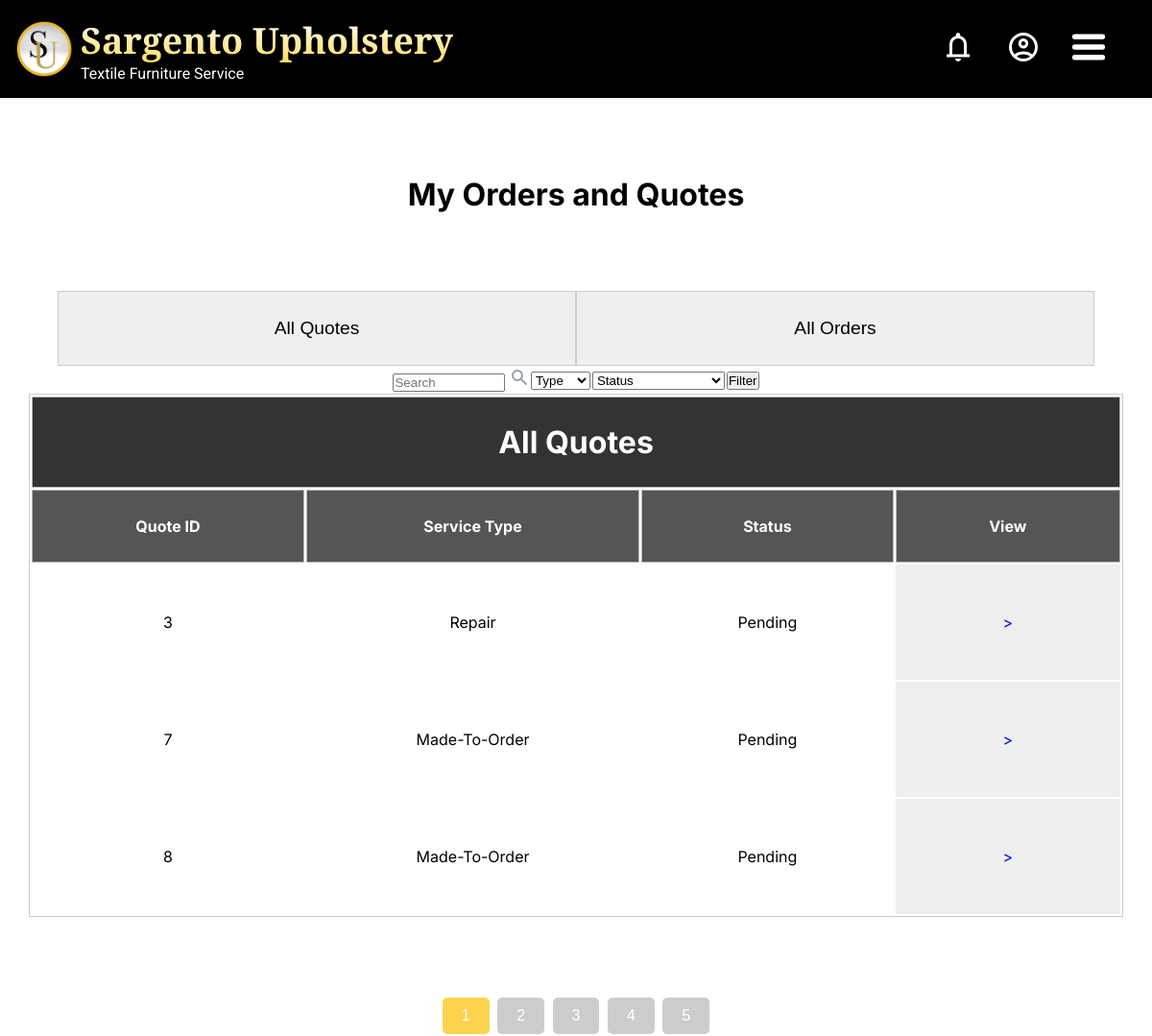
Screenshot of /my/orders_and_quotes.php (signed in) with the database file from the repository.
### tables this page shows
CREATE TABLE `quotes` (
  `quote_id` int NOT NULL,
  `customer_id` int DEFAULT NULL,
  `service_type` enum('','repair','mto') DEFAULT NULL,
  `total_price` float DEFAULT NULL,
  `quote_status` enum('pending','approved','modified','rejected','accepted','cancelled') DEFAULT 'pending',
  `rejection_reason` text,
  `created_at` timestamp NULL DEFAULT CURRENT_TIMESTAMP,
  `updated_at` timestamp NULL DEFAULT CURRENT_TIMESTAMP ON UPDATE CURRENT_TIMESTAMP
);

### my/orders_and_quotes.php (the view, shortened to what this page needs)
<!DOCTYPE html>
<html lang="en">
<head>
    <link rel="stylesheet" href="/css/global.css">
    <link rel="stylesheet" href="/css/orders_and_quotes.css">
</head>
<body>
    <?php
        require_once('../header.php');
        $results_per_page = 3;
        $page = isset($_GET['page']) ? intval($_GET['page']) : 1;
        $offset = ($page - 1) * $results_per_page;
        $quote_query = "SELECT * FROM `quotes` WHERE `customer_id` = :customer_id LIMIT :limit OFFSET :offset";
        $quote_stmt = $conn->prepare($quote_query);
        $quote_stmt->bindParam(':customer_id', $user_id, PDO::PARAM_INT);
        $quote_stmt->bindParam(':limit', $results_per_page, PDO::PARAM_INT);
        $quote_stmt->bindParam(':offset', $offset, PDO::PARAM_INT);
        $quote_stmt->execute();
        $quotes = $quote_stmt->fetchAll(PDO::FETCH_ASSOC);
        $total_quotes_query = "SELECT COUNT(*) FROM `quotes` WHERE `customer_id` = :customer_id";
        $total_quotes_stmt = $conn->prepare($total_quotes_query);
        $total_quotes_stmt->bindParam(':customer_id', $user_id, PDO::PARAM_INT);
        $total_quotes_stmt->execute();
        $total_quotes = $total_quotes_stmt->fetchColumn();
        $total_pages = ceil($total_quotes / $results_per_page);
    ?>
    <div class="onq">
        <h1 class="onq__title">My Orders and Quotes</h1>
        <div class="onq__tab-button-container">
            <button class="onq__tab-button onq__tab-button--quotes">All Quotes</button>
            <button class="onq__tab-button onq__tab-button--orders">All Orders</button>
        </div>
        <div class="onq__tab onq__tab--quotes" style="display:flex; flex-direction:column; align-items:center;">
        <form class="order-filters" method="get" action="">
                <table class="filter-table">
                    <tr>
                        <td>
                            <div class="input-search">
                                <input type="text" name="search-input" size="12" placeholder="Search">
                                <img src="../websiteimages/icons/Search.svg" alt="">
                            </div>
                        </td>
                        <td>
                            <select name="service-type" class="selector">
                                <option value="default">Type</option>
                            </select>
                        </td>
                        <td>
                            <select name="quote-status" class="selector">
                                <option value="default">Status</option>
                            </select>
                        </td>
                        <td>
                            <input type="submit" value="Filter">
                        </td>
                    </tr>
                </table>
            </form>
            <table class="onq__table">
                <thead>
                    <tr>
                        <th class="onq__th onq__th--quote onq__th--title" colspan="6">All Quotes</th>
                    </tr>
                </thead>
                <thead class="onq__thead   onq__thead--quotes">
                    <tr class="onq__tr   onq__tr--quotes">
                        <th class="onq__th   onq__th--quotes   onq__tcorner">Quote ID</th>
                        <th class="onq__th   onq__th--quotes">Service Type</th>
                        <th class="onq__th   onq__th--quotes">Status</th>
                        <th class="onq__th   onq__th--quotes   onq__tcorner">View</th>
                    </tr>
                </thead>
                <tbody class="onq__tbody   onq__tbody--quotes">
                    <?php
                        if($quotes) {
                            foreach ($quotes as $row) {
                                echo '
                                    <tr>
                                        <td class="onq__td onq__td--quote">' . htmlspecialchars($row["quote_id"]) . '</td>
                                        <td class="onq__td onq__td--quote">' . ucwords(str_replace('_', ' ', htmlspecialchars($row["service_type"] ?? 'N/A') == "mto" ? "Made-To-Order" : "Repair")) . '</td>
                                        <td class="onq__td onq__td--quote">' . ucwords(str_replace('_', ' ', htmlspecialchars($row["quote_status"] ?? 'N/A'))) . '</td>
                                        <td class="onq__td--edge">
                                            <a href="quotes.php?quote_id=' . htmlspecialchars($row["quote_id"]) . '">
                                                >
                                            </a>
                                        </td>
                                    </tr>
                                ';
                            }
                        }
                    ?>
                </tbody>
            </table>
            <div class="pagination">
                <?php for ($page = 1; $page <= $total_pages; $page++): ?>
                    <?php
                        $active_class = (isset($_GET['page']) && $page == $_GET['page']) ? 'active' : '';
                        if (!isset($_GET['page']) && $page === 1) {
                            $active_class = 'active';
                        }
                    ?>
                    <button onclick="window.location.href='orders_and_quotes.php?page=<?php echo $page; ?>'" class="pagination__button <?php echo $active_class; ?>"><?php echo $page; ?></button>
                <?php endfor; ?>
            </div>
        </div>
    </div>
</body>
</html>

### css/global.css (style rules this page uses)
:root { --fs-48: clamp(28px, 3.12vw, 48px); --fs-40: clamp(26px, 2.59vw, 40px); --fs-36: clamp(25px, 2.34vw, 36px); --fs-32: clamp(24px, 2.08vw, 32px); --fs-24: clamp(22px, 1.56vw, 24px); --fs-20: clamp(18px, 1.3vw, 20px); --fs-18: clamp(16px, 1.17vw, 18px); --fs-16: clamp(14px, 0.78vw, 16px); }
* { box-sizing: border-box; margin: 0; padding: 0; text-decoration: none; }
body { font-family: 'Playfair Display', sans-serif; }

### css/orders_and_quotes.css (style rules this page uses)
.onq { width: 100%; font-family: "Inter", sans-serif; display: flex; flex-direction: column; }
.onq__title { margin: 7.5vmin; text-align: center; }
.onq__tab-button-container { width: 90%; height: auto; display: flex; justify-content: center; margin: 0 5%; }
.onq__tab-button { width: 50%; height: auto; padding: 2.5vmin; font-size: larger; cursor: pointer; border: 1px solid #ccc; }
.onq__tab { width: 100%; height: auto; display: flex; justify-content: center; }
.onq__table { width: 95%; height: auto; border: 1px solid #ccc; margin: 5%; margin-top: 0; }
.onq__th { height: auto; border: 1px solid #bbb; padding: 2.5vmin; font-size: 100%; }
.onq__th, .onq__th--corner { background-color: #555; color: white; }
.onq__th--quote { width: calc(85%/4); }
.onq__th--title { padding: 2.5vmin; font-size: xx-large; background-color: #333; color: white; }
.onq__td { height: 15vh; text-align: center; }
.onq__td--alt, .onq__td--edge { background-color: #eee; }
.onq__td--quote { max-width: calc((77.5%/4)-5px); }
.onq__td--edge { min-width: calc((17.5%/2)-5px); height: 15vh; text-align: center; }
.pagination { margin-top: 20px; }
.pagination__button { background-color: #ccc; border: none; color: white; padding: 10px 20px; text-align: center; text-decoration: none; display: inline-block; font-size: 16px; margin: 4px 2px; cursor: pointer; border-radius: 5px; }
.pagination__button.active { background-color: #FCD34D; }

### rows the page displays
quotes: quote_id "3", service_type "Repair", quote_status "Pending"
quotes: quote_id "7", service_type "Made-To-Order", quote_status "Pending"
quotes: quote_id "8", service_type "Made-To-Order", quote_status "Pending"
